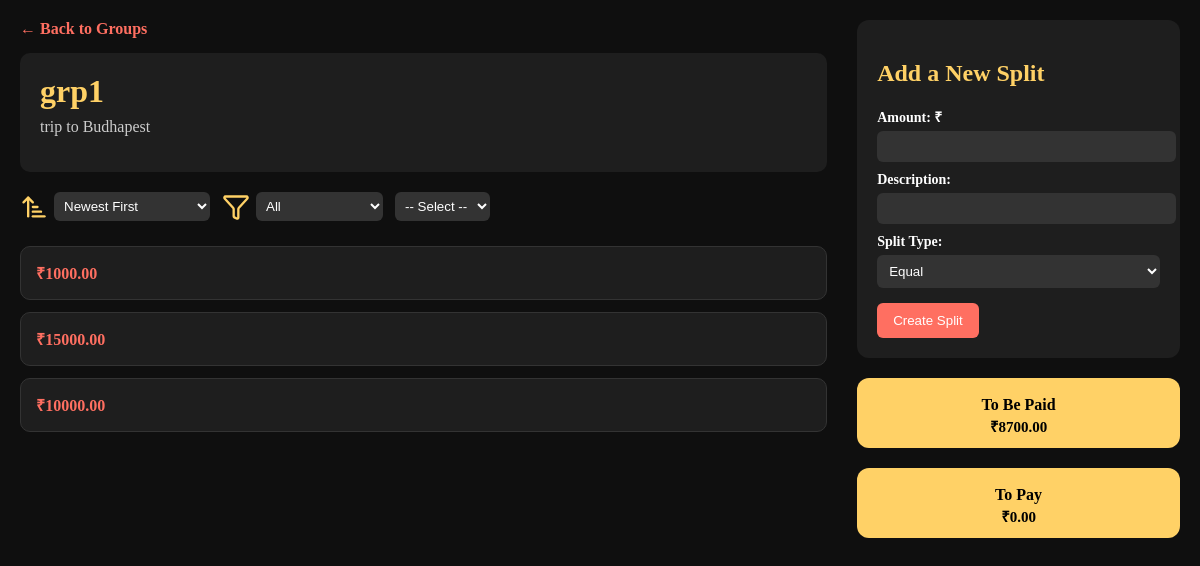
The page /groups/14/ (signed in) on the database its author committed.
### core/models.py (models this page shows, shortened)
class Group(models.Model):
    title = models.CharField(max_length=255)
    description = models.TextField(blank=True)
    admin = models.ForeignKey(User, on_delete=models.CASCADE, related_name='admin_groups')
    created_at = models.DateTimeField(auto_now_add=True)

class Split(models.Model):
    grp_id = models.ForeignKey(Group, on_delete=models.CASCADE)
    split_by = models.ForeignKey(User, on_delete=models.CASCADE, related_name='splits_paid')
    amount = models.DecimalField(max_digits=10, decimal_places=2)
    description = models.TextField(blank=True)
    created_at = models.DateTimeField(auto_now_add=True)
    fully_paid = models.BooleanField(default=False)
    CATEGORY_CHOICES = [
        ('Food', 'Food'),
        ('Travel', 'Travel'),
        ('Rent', 'Rent'),
        ('Bills', 'Bills'),
        ('Groceries', 'Groceries'),
        ('Shopping', 'Shopping'),
        ('Entertainment', 'Entertainment'),
        ('Health', 'Health'),
        ('Gifts', 'Gifts'),
        ('General', 'General'),
    ]
    category = models.CharField(
        max_length=20,
        choices=CATEGORY_CHOICES,
        default='General'
    )

### core/views.py (the view)
# urls.py: path('groups/<int:group_id>/', views.group_detail_view, name='group_detail'),
@login_required
@never_cache
def group_detail_view(request, group_id):
    group = get_object_or_404(Group, id=group_id)
    if not GroupMembers.objects.filter(grp_id=group, member_id=request.user).exists():
        return HttpResponseForbidden("You are not a member of this group.")
    sort_option = request.GET.get('sort', '-created_at')
    filter_type = request.GET.get('filter_type')
    filter_value = request.GET.get('filter_value')
    min_amount = request.GET.get('min_amount')
    max_amount = request.GET.get('max_amount')
    splits = Split.objects.filter(grp_id=group)
    if filter_type == 'category' and filter_value:
        splits = splits.filter(category=filter_value)
    elif filter_type == 'split_by' and filter_value:
        splits = splits.filter(split_by__username=filter_value)
    elif filter_type == 'payer' and filter_value:
        splits = splits.filter(payer__payer_id__username=filter_value).distinct()
    elif filter_type == 'amount_range':
        if min_amount:
            splits = splits.filter(amount__gte=min_amount)
        if max_amount:
            splits = splits.filter(amount__lte=max_amount)
    splits = splits.order_by(sort_option)
    for split in splits:
        unpaid_count = split.payer_set.filter(paid=False).exclude(payer_id=split.split_by).count()
        split.is_closed = (unpaid_count == 0)
    if filter_type == 'payment_status' and filter_value:
        if filter_value == 'pending':
            splits = [s for s in splits if not s.is_closed]
        elif filter_value == 'paid':
            splits = [s for s in splits if s.is_closed]
    to_be_paid_total = Decimal('0.00')
    to_pay_total = Decimal('0.00')
    group_members = User.objects.filter(
        id__in=GroupMembers.objects.filter(grp_id=group)
        .exclude(member_id=request.user)
        .values_list('member_id', flat=True)
    )
    for member in group_members:
        owes_me_qs = Payer.objects.filter(
            split_id__grp_id=group,
            split_id__split_by=request.user,
            payer_id=member
        ).annotate(
            paid_amount=Coalesce(Sum('settlement__amount_paid'), Decimal('0.00'))
        ).annotate(
            remaining=F('amount') - F('paid_amount')
        )
        member_owes_me = owes_me_qs.aggregate(
            total=Coalesce(Sum('remaining'), Decimal('0.00'))
        )['total']
        i_owe_qs = Payer.objects.filter(
            split_id__grp_id=group,
            split_id__split_by=member,
            payer_id=request.user
        ).annotate(
            paid_amount=Coalesce(Sum('settlement__amount_paid'), Decimal('0.00'))
        ).annotate(
            remaining=F('amount') - F('paid_amount')
        )
        i_owe_member = i_owe_qs.aggregate(
            total=Coalesce(Sum('remaining'), Decimal('0.00'))
        )['total']
        net = member_owes_me - i_owe_member
        if net > 0:
            to_be_paid_total += net
        elif net < 0:
            to_pay_total += abs(net)
    return render(request, 'group_detail.html', {
        'group': group,
        'splits': splits,
        'to_be_paid': round(to_be_paid_total, 2),
        'to_pay': round(to_pay_total, 2),
        'categories': ['Food', 'Travel', 'Rent', 'Bills', 'Groceries', 'Shopping', 'Entertainment', 'Health', 'Gifts', 'General'],
        'min_amount': min_amount,
        'max_amount': max_amount,
        'filter_type': filter_type,
        'filter_value': filter_value,
    })

### core/templates/group_detail.html (shortened to what this page needs)
<!DOCTYPE html>
<html>
<head>
</head>
<body>
<div class="container">
    <div class="left-column">
        <a href="{% url 'groups' %}" class="back-link">← Back to Groups</a>
        <a href="{% url 'group_info' group.id %}" style="text-decoration: none;">
    <div class="group-card">
        <h1>{{ group.title }}</h1>
        <p>{{ group.description }}</p>
    </div>
</a>
<form method="GET" class="toolbar" style="display: flex; flex-wrap: wrap; gap: 12px; align-items: center; margin-top: 20px;">
    <div style="display: flex; align-items: center; gap: 6px;">
        <i data-lucide="sort-asc" style="width: 28px; height: 28px; color: var(--accent);"></i>
        <select name="sort" id="sort" onchange="this.form.submit()" style="padding: 6px; border-radius: 6px;">
            <option value="-created_at" {% if request.GET.sort == "-created_at" or not request.GET.sort %}selected{% endif %}>Newest First</option>
        </select>
    </div>
    <div style="display: flex; align-items: center; gap: 6px;">
        <i data-lucide="filter" style="width: 28px; height: 28px; color: var(--accent);"></i>
        <select name="filter_type" id="filter_type" onchange="toggleAmountFields(); this.form.submit()" style="padding: 6px; border-radius: 6px;">
            <option value="">All</option>
        </select>
    </div>
    <div id="filter-value-dropdown">
        <select name="filter_value" onchange="this.form.submit()" style="padding: 6px; border-radius: 6px;">
            <option value="">-- Select --</option>
        </select>
    </div>
</form>
        <div class="split-list">
            {% for split in splits %}
                <div class="split-item">
                    <a href="{% url 'split_detail' split.id %}?{{ request.GET.urlencode }}">
                        ₹{{ split.amount }}
                    </a><br>
                </div>
            {% empty %}
                <p>No splits added yet.</p>
            {% endfor %}
        </div>
    </div>
<div class="right-column">
    <form method="POST" action="{% url 'create_split' group.id %}" class="split-form" onsubmit="return validateCustomSplit()">
        <h2>Add a New Split</h2>
        <label for="amount">Amount: ₹</label>
        <input type="number" name="amount" id="amount" step="any" required>
        <label for="description">Description:</label>
        <input type="text" name="description" id="description">
        <label for="split_type">Split Type:</label>
        <select name="split_type" id="split_type" onchange="toggleCustomSplit()">
            <option value="equal">Equal</option>
        </select>
        <button type="submit">Create Split</button>
    </form>
    <a href="{% url 'group_dues' group.id %}?type=to-be-paid">
        <div class="dues-card">
            <h3>To Be Paid</h3>
            <p>₹{{ to_be_paid|floatformat:2 }}</p>
        </div>
    </a>
    <a href="{% url 'group_dues' group.id %}?type=to-pay">
        <div class="dues-card">
            <h3>To Pay</h3>
            <p>₹{{ to_pay|floatformat:2 }}</p>
        </div>
    </a>
</div>
</div>
</body>
</html>

### core/templates/group_detail.html (style rules this page uses)
:root { --primary: #FF6F61; --primary-hover: #e85c50; --accent: #FFD166; --accent-hover: #f6c441; --bg-dark: #0f0f0f; --bg-card: #1e1e1e; --text: #ffffff; --text-muted: #cccccc; --border: #333333; }
body { margin: 0; padding: 0; background-color:var(--bg-dark); }
.container { max-width: 1200px; margin: 0 auto; padding: 20px; display: flex; gap: 30px; }
.left-column { flex: 3; }
.right-column { flex: 1.2; display: flex; flex-direction: column; gap: 20px; }
a { text-decoration: none; color: inherit; }
.back-link { color: var(--primary); font-weight: bold; display: inline-block; margin-bottom: 15px; transition: color 0.3s ease; }
.group-card { background: var(--bg-card); padding: 20px; border-radius: 10px; margin-bottom: 20px; }
.group-card h1 { margin: 0; color: var(--accent); }
.group-card p { color: var(--text-muted); margin-top: 8px; }
.dues-card { background-color: var(--accent); color: #000; border-radius: 12px; padding: 12px 16px; text-align: center; transition: background-color 0.3s ease; font-size: 14px; line-height: 1.2; }
.dues-card h3 { margin: 5px 0 4px; font-size: 16px; }
.dues-card p { margin: 0; font-size: 15px; font-weight: bold; }
.split-form { background-color: var(--bg-card); padding: 20px; border-radius: 12px; }
.split-form h2 { color: var(--accent); }
.split-form label { color: white; display: block; margin-top: 10px; font-weight: bold; font-size: 14px; }
.split-form input, .split-form select { width: 100%; padding: 8px; margin-top: 5px; border: none; border-radius: 6px; background-color: #333; color: var(--text); }
.split-form button { margin-top: 15px; background-color: var(--primary); color: var(--text); border: none; padding: 10px 16px; border-radius: 6px; cursor: pointer; }
.toolbar { display: flex; flex-wrap: wrap; gap: 20px; margin: 25px 0; align-items: center; }
.toolbar select, .toolbar input { padding: 6px; border-radius: 6px; background-color: #333; color: var(--text); border: none; }
.split-item { background-color: var(--bg-card); padding: 15px; border-radius: 10px; margin-bottom: 12px; border: 1px solid var(--border); }
.split-item a { color: var(--primary); font-weight: bold; }

### rows shown on the page
Group: title "grp1", description "trip to Budhapest"
Split: amount "1000.00"
Split: amount "15000.00"
Split: amount "10000.00"

### other values the page prints
{{ to_be_paid|floatformat:2 }} "8700.00"
{{ to_pay|floatformat:2 }} "0.00"
